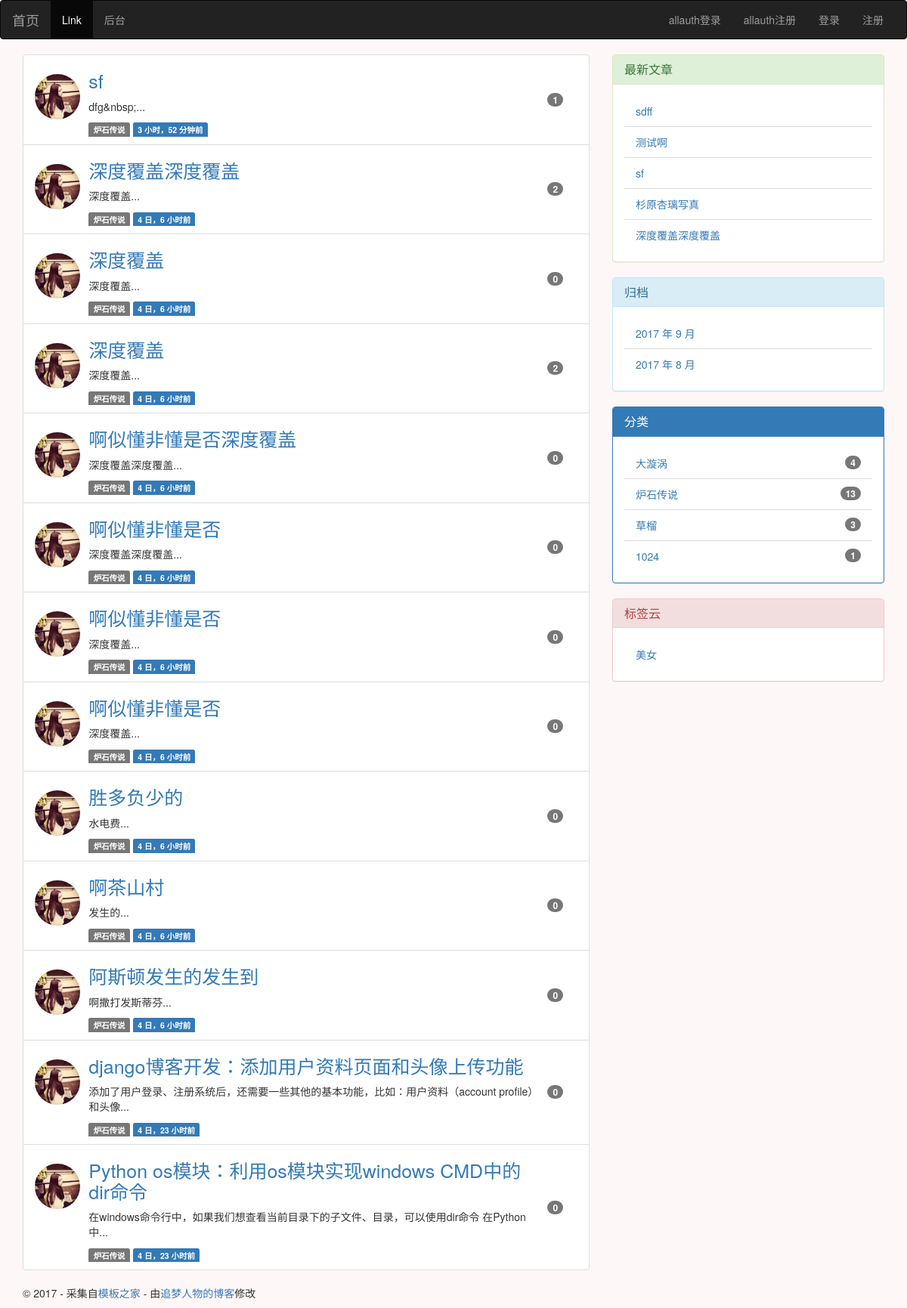
The app's page /category/2/ with its own data.
### blog/models.py (models this page shows, shortened)
class Post(models.Model):
    title = models.CharField(max_length=255)
    def get_absolute_url(self):
        return reverse('blog:detail', kwargs={'pk': self.pk})
    body = RichTextUploadingField(verbose_name='正文')
    views = models.PositiveIntegerField(default=0)
    excerpt = models.CharField(max_length=200, blank=True)
    created_time = models.DateTimeField(auto_now_add=True)
    modified_time = models.DateTimeField(auto_now_add=True)
    category = models.ForeignKey(Category)
    tags = models.ManyToManyField(Tag, blank=True)
    author = models.ForeignKey(User)
    class Meta:
        ordering = ['-created_time']

class Category(models.Model):
    name = models.CharField(max_length=100)

class Tag(models.Model):
    name = models.CharField(max_length=70)

### users/models.py (models this page shows)
class User(AbstractUser):
    nickname = models.CharField(max_length=50, blank=True)
    avatar = ProcessedImageField(upload_to='avatar',
                                 default='avatar/default.png',
                                 verbose_name='头像',
                                 processors=[ResizeToFill(150, 150)], )
    class Meta(AbstractUser.Meta):
        pass

### blog/views.py (the view)
# urls.py: url(r'^category/(?P<pk>[0-9]+)/$', views.CategoryView.as_view(), name='category'),
class CategoryView(ListView):
    model = Post
    template_name = 'blog/index.html'
    context_object_name = 'post_list'
    def get_queryset(self):
        cate = get_object_or_404(Category, pk=self.kwargs.get('pk'))
        return super(CategoryView, self).get_queryset().filter(category=cate)

### blog/templatetags/blog_tags.py (called while the page is built)
@register.simple_tag              # 将函数注册为模板
def get_recent_posts(num=5):
    return Post.objects.all().order_by('-created_time')[:num]

@register.simple_tag
def archives():
    return Post.objects.dates('created_time', 'month', order='DESC')

@register.simple_tag
def get_categories():
    return Category.objects.annotate(num_posts=Count('post')).filter(num_posts__gt=0)

@register.simple_tag
def get_tag():
    return Tag.objects.all()

### templates/blog/index.html (shortened to what this page needs)
{% extends 'blog/base.html' %}
{% load staticfiles %}
{% block main %}
<ul class="list-group">
    {% for post in post_list %}
        <li class="list-group-item">
              <div class="media1 w-100">
                  <img width="60" height="60" alt="Tilo Mitra&#x27;s avatar" src="{{ post.author.avatar.url }}" class="img-circle avatar-image-right ">
                  <div class="media-body">
                      <h1 class="entry-title">
                          <a href="{{ post.get_absolute_url }}">{{ post.title}}</a>
                      </h1>
                      <div>
                        <p>{{ post.excerpt }}</p>
                      </div>
                      <span class="label label-default">{{ post.category.name}}</span>
                      <span class="label label-primary">{{post.created_time|timesince}}前</span>
                  </div>
                    <div class="index-comment-count">
                        <span class="badge badge-pill badge-default">{{ post.comment_set.count }}</span>
                    </div>
              </div>
        </li>
    {% empty %}
        <div class="no-post">暂时还没有发布的文章！</div>
    {% endfor %}
{% endblock main %}

### templates/blog/base.html (shortened to what this page needs)
{% load staticfiles %}
{% load blog_tags %}
{% load notifications_tags %}
<!DOCTYPE html>
<html>
<head>
    <link rel="stylesheet" href="//cdn.bootcss.com/bootstrap/3.3.7/css/bootstrap.min.css">
    <link rel="stylesheet" href="{% static 'blog/css/custom.css' %}">
    <link rel="stylesheet" href="{% static 'blog/css/prism.css' %}">
    <link rel="stylesheet" href="{% static 'easy_comment/css/comment.css' %}">
    <link rel="stylesheet" href="{% static 'easy_comment/css/prism.css' %}">
</head>
<body class="body-qiansebeijing">
<nav class="navbar navbar-inverse" >
  <div class="container-fluid">
    <div class="navbar-header">
      <a class="navbar-brand" href="{% url 'blog:index' %}">首页</a>
    </div>
    <div class="collapse navbar-collapse" id="bs-example-navbar-collapse-1">
      <ul class="nav navbar-nav">
        <li class="active"><a href="#">Link <span class="sr-only">(current)</span></a></li>
        <li><a href="admin/" data-hover="后台">后台</a></li>
      </ul>
      <ul class="nav navbar-nav navbar-right">
          {% if user.is_authenticated %}
          <span class="glyphicon glyphicon-bell " aria-hidden="true"><a href="/notifications/">{% notifications_unread %}</a></span>
          <img width="45" height="45" src="{{ user.avatar.url }}" class="img-circle" alt="Responsive image">
            <li class="dropdown">
          <a href="#" class="dropdown-toggle" data-toggle="dropdown" role="button" aria-haspopup="true" aria-expanded="false">{{ user.username }} <span class="caret"></span></a>
          <ul class="dropdown-menu">
            <li><a href="{% url 'logout' %}?next={{ request.path }}">注销登录</a></li>
            <li><a href="{% url 'users:account_profile' %}?next={{ request.path }}">修改资料</a></li>
            <li><a href="#">Something else here</a></li>
            <li role="separator" class="divider"></li>
            <li><a href="#">Separated link</a></li>
             </ul>
            </li>
          {% else %}
          <li><a href="{% url 'account_login' %}?next={{ request.path }}" data-hover="登录">allauth登录</a></li>
          <li><a href="{% url 'account_signup' %}?next={{ request.path }}" data-hover="登录">allauth注册</a></li>
          <li><a href="{% url 'login' %}?next={{ request.path }}" data-hover="登录">登录</a></li>
          <li><a href="{% url 'users:register' %}" data-hover="注册">注册</a></li>
          {% endif %}
      </ul>
    </div>
  </div>
</nav>
<div class="content-body">
    <div class="container">
        <div class="row">
            <main class="col-md-8">
                {% block main %}
                {% endblock main %}
            </main>
            <aside class="col-md-4">
                <div class="panel panel-success">
                    <div class="panel-heading">
                    <h3 class="panel-title">最新文章</h3>
                    </div>
                    {% get_recent_posts as recent_post_list %}
                    <ul class="list-group panel-body">
                        {% for post in recent_post_list %}
                        <li class="list-group-item">
                            <a href="{{ post.get_absolute_url }}">{{ post.title }}</a>
                        </li>
                        {% endfor %}
                    </ul>
                </div>
                <div class="panel panel-info">
                    <div class="panel-heading">
                    <h3 class="panel-title">归档</h3>
                    </div>
                    {% archives as date_list %}
                    <ul class="list-group panel-body">
                        {% for date in date_list %}
                        <li class="list-group-item">
                            <a href="#">{{date.year}} 年 {{date.month}} 月</a>
                        </li>
                        {% empty %}
                        暂无归档
                        {% endfor %}
                    </ul>
                </div>
                <div class="panel panel-primary">
                    <div class="panel-heading">
                    <h3 class="panel-title">分类</h3>
                    </div>
                    {% get_categories as category_list %}
                    <ul class="list-group panel-body">
                        {% for category in category_list %}
                        <li class="list-group-item">
                         <span class="badge">{{ category.num_posts}}</span>
                            <a href="{% url 'blog:category' category.pk %}">{{category.name}}</a>
                        </li>
                        {% endfor %}
                    </ul>
                </div>
                <div class="panel panel-danger">
                    <div class="panel-heading">
                    <h3 class="panel-title">标签云</h3>
                    </div>
                    {% get_tag as tag_list %}
                    <ul class="list-group panel-body">
                        {% for Tag in tag_list %}
                        <li class="list-group-item">
                            <a href="{% url 'blog:tag' Tag.pk %}">{{Tag.name}}</a>
                        </li>
                        {% endfor %}
                    </ul>
                </div>
            </aside>
        </div>
    </div>
</div>
<footer id="site-footer">
    <div class="container">
        <div class="row">
            <div class="col-md-12">
                <p class="copyright">&copy 2017 - 采集自<a href="http://www.cssmoban.com/"
                                                        target="_blank" title="模板之家">模板之家</a>
                    - 由<a href="http://zmrenwu.com/" title="网页模板" target="_blank">追梦人物的博客</a>修改
                </p>
            </div>
        </div>
    </div>
</footer>
</body>
</html>

### blog/static/blog/css/custom.css (style rules this page uses)
.body-qiansebeijing { background-color: #fef7f7; }
.avatar-image-right { float: left; margin-top: 0.4cm; margin-right: 0.3cm; }
.h1, h1 { font-size: 25px; margin-top: 10px; }
.media-body { -webkit-box-flex: 1; -webkit-flex: 1 1 0%; -ms-flex: 1 1 0%; flex: 1 1 0%; }
.media1 { display: -webkit-box; display: -webkit-flex; display: -ms-flexbox; display: flex; -webkit-box-align: start; -webkit-align-items: flex-start; -ms-flex-align: start; align-items: flex-start; }
.w-100 { width: 100%!important; }
.index-comment-count { -webkit-align-self: center!important; -ms-flex-item-align: center!important; -ms-grid-row-align: center!important; align-self: center!important; display: -webkit-box!important; display: -webkit-flex!important; display: -ms-flexbox!important; display: flex!important; margin-left: 1rem!important; margin-right: 0.5cm; }

### records on screen
Post: author.avatar (picture), title "sf", excerpt "dfg&nbsp;...", category.name "炉石传说", created_time "3 小时，52 分钟", comment_set.count "1"
Post: author.avatar (picture), title "深度覆盖深度覆盖", excerpt "深度覆盖...", category.name "炉石传说", created_time "4 日，6 小时", comment_set.count "2"
Post: author.avatar (picture), title "深度覆盖", excerpt "深度覆盖...", category.name "炉石传说", created_time "4 日，6 小时", comment_set.count "0"
Post: author.avatar (picture), title "深度覆盖", excerpt "深度覆盖...", category.name "炉石传说", created_time "4 日，6 小时", comment_set.count "2"
Post: author.avatar (picture), title "啊似懂非懂是否深度覆盖", excerpt "深度覆盖深度覆盖...", category.name "炉石传说", created_time "4 日，6 小时", comment_set.count "0"
Post: author.avatar (picture), title "啊似懂非懂是否", excerpt "深度覆盖深度覆盖...", category.name "炉石传说", created_time "4 日，6 小时", comment_set.count "0"
Post: author.avatar (picture), title "啊似懂非懂是否", excerpt "深度覆盖...", category.name "炉石传说", created_time "4 日，6 小时", comment_set.count "0"
Post: author.avatar (picture), title "啊似懂非懂是否", excerpt "深度覆盖...", category.name "炉石传说", created_time "4 日，6 小时", comment_set.count "0"
Post: author.avatar (picture), title "胜多负少的", excerpt "水电费...", category.name "炉石传说", created_time "4 日，6 小时", comment_set.count "0"
Post: author.avatar (picture), title "啊茶山村", excerpt "发生的...", category.name "炉石传说", created_time "4 日，6 小时", comment_set.count "0"
Post: author.avatar (picture), title "阿斯顿发生的发生到", excerpt "啊撒打发斯蒂芬...", category.name "炉石传说", created_time "4 日，6 小时", comment_set.count "0"
Post: author.avatar (picture), title "django博客开发：添加用户资料页面和头像上传功能", excerpt "添加了用户登录、注册系统后，还需要一些其他的基本功能，比如：用户资料（account profile）和头像...", category.name "炉石传说", created_time "4 日，23 小时", comment_set.count "0"
Post: author.avatar (picture), title "Python os模块：利用os模块实现windows CMD中的dir命令", excerpt "在windows命令行中，如果我们想查看当前目录下的子文件、目录，可以使用dir命令 在Python中...", category.name "炉石传说", created_time "4 日，23 小时", comment_set.count "0"
Post: title "sdff"
Post: title "测试啊"
Post: title "杉原杏璃写真"
Category: num_posts "4", name "大漩涡"
Category: num_posts "13", name "炉石传说"
Category: num_posts "3", name "草榴"
Category: num_posts "1", name "1024"
Tag: name "美女"

### other values on screen
{{ date.year }} "2017" "2017"
{{ date.month }} "9" "8"
